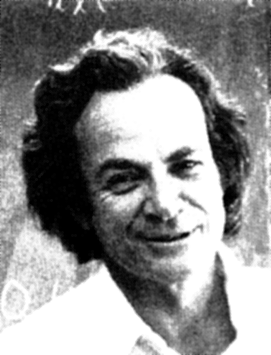
#> input picture image_quilting/samples/feynman.tiff, 271 x 355 px
$ python main.py
#> lines starting #> are read from the running program, lines starting #| are printed output that depends on the picture; after the words box and inside, x2 and y2 are one past the last pixel; in counts of white or black regions, pixels touching at a corner belong together
import cv2
import numpy as np
import matplotlib.pyplot as plt
import os
from random import random
import time
import utils
from utils import cut

# [22 lines left out: function quilt_random, not called in this run]

def ssd_patch(template, mask, input_image):
    template = template/1.0
    mask = mask/1.0
    input_image = input_image/1.0
    ssd_cost = np.zeros((input_image.shape[0], input_image.shape[1]))

    for i in range(3):
        mask_temp = mask[:, :, i]**2
        template_temp = template[:, :, i]**2
        input_temp = input_image[:, :, i]**2
        ssd_cost += np.sum(template_temp* mask_temp) - 2*cv2.filter2D(input_temp, ddepth = -1, kernel = mask_temp*template_temp) + cv2.filter2D(input_temp**2, ddepth = -1, kernel = mask_temp)
    return ssd_cost

def choose_sample(cost_image, tol):
    flat_costs = cost_image.flatten()

    sorted_indices = np.argsort(flat_costs)
    chosen_index = np.random.choice(sorted_indices[:tol])
    chosen_y, chosen_x = np.unravel_index(chosen_index, cost_image.shape)
    return chosen_y, chosen_x

# [46 lines left out: function quilt_simple, not called in this run]

def BND(patch, overlap):
    BND = np.sum((overlap - patch)**2, axis = 2)
    return BND


# [69 lines left out: function quilt_cut, not called in this run]

def texture_transfer(sample, patch_size, overlap, tol, guidance_im, alpha):
    """
    Samples square patches of size patchsize from sample using seam finding in order to create an output image of size outsize.
    Feel free to modify function parameters
    :param sample: numpy.ndarray
    :param patch_size: int
    :param overlap: int
    :param tol: float
    :param guidance_im: target overall appearance for the output
    :param alpha: float 0-1 for strength of target
    :return: numpy.ndarray
    """
    height, width, channel = sample.shape

    step_size = patch_size - overlap

    new_texture = np.zeros((height, width, channel), dtype = np.uint8)

    template = np.zeros((patch_size, patch_size, channel), dtype = np.uint8)

    for y in range(0, out_size, step_size):
        if(y + patch_size >= height or y + patch_size >= guidance_im.shape[0]):
            break
        for x in range(0, out_size, step_size):
            if(x == 0 and y == 0):
                rand_y = np.random.randint(0, height - patch_size + 1)
                rand_x = np.random.randint(0, width - patch_size + 1)
                new_texture[y:y+patch_size, x:x+patch_size] = sample[rand_y:rand_y+patch_size, rand_x:rand_x+patch_size]
            else:
                if(x + patch_size >= width or x + patch_size >= guidance_im.shape[1]):
                    continue
                template = new_texture[y:y+patch_size, x:x+patch_size]
                target = guidance_im[y: y + patch_size, x: x + patch_size]
                mask = np.zeros_like(template)

                if(x != 0):
                    mask[:, :overlap] = 1
                if(y != 0):
                    mask[:overlap, :] = 1

                cost_image1 = ssd_patch(template, mask, sample)
                cost_image2 = ssd_patch(target, mask, sample)

                cost_image = cost_image1*alpha + cost_image2*(1 - alpha)

                chosen_y, chosen_x = choose_sample(cost_image[patch_size//2 + 1:width - patch_size //2 - 1, patch_size//2 + 1:height - patch_size //2 - 1], tol)

                temp_texture = sample[chosen_y: chosen_y + patch_size, chosen_x : chosen_x + patch_size]

                mask_seam_horizontal = np.ones((patch_size, patch_size), dtype = bool)
                mask_seam_vertical = np.ones((patch_size, patch_size), dtype = bool)


                horizontal_overlap = temp_texture[:overlap, :]
                horizontal_patch = new_texture[y:y + overlap, x: x + patch_size]
                if(horizontal_overlap.shape != horizontal_patch.shape):
                    horizontal_overlap = horizontal_patch[:horizontal_overlap.shape[0], :horizontal_overlap.shape[1]]
                bnd_horizontal = BND(horizontal_overlap, horizontal_patch)
                horizontal_mask = cut(bnd_horizontal.T).T
                vertical_overlap = temp_texture[:, :overlap]
                vertical_patch = new_texture[y:y + patch_size, x: x + overlap]
                if(vertical_overlap.shape != vertical_patch.shape):
                    vertical_patch = vertical_overlap[:vertical_patch.shape[0], :vertical_patch.shape[1]]
                bnd_vertical = BND(vertical_overlap, vertical_patch)
                vertical_mask = cut(bnd_vertical)

                mask_seam_horizontal[:horizontal_mask.shape[0], :horizontal_mask.shape[1]] = horizontal_mask
                mask_seam_vertical[:vertical_mask.shape[0], :vertical_mask.shape[1]] = vertical_mask

                mask_seam = np.logical_and(mask_seam_horizontal, mask_seam_vertical)
                if(temp_texture.shape == (25, 25, 3)):
                    new_texture[y:y+patch_size, x:x+patch_size] = temp_texture[:mask_seam.shape[0], :mask_seam.shape[1]]

    return new_texture


# [29 lines of commented-out code are left out]

sample_img_fn = 'samples/feynman.tiff' # feel free to change
texture_img = cv2.cvtColor(cv2.imread(sample_img_fn), cv2.COLOR_BGR2RGB)
#> texture_img is the input picture: shape (355, 271, 3); min 0, max 255, mean 140.1
sample_img_fn = 'samples/toast.jpg' # feel free to change
guidance_img = cv2.cvtColor(cv2.imread(sample_img_fn), cv2.COLOR_BGR2RGB)
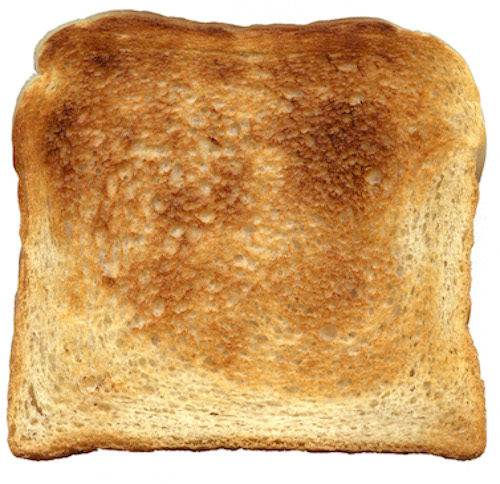
#> input picture image_quilting/samples/toast.jpg, 500 x 484 px
patch_size = 25
overlap = 11
tol = 3
alpha = 0.5
out_size = 300
res = texture_transfer(texture_img, patch_size, overlap, tol, guidance_img, alpha)
#> the loop in texture_transfer, `for y in range(0, out_size, step_size):` made 1 pass
#> pass 1, in ssd_patch, `template = template/1.0`:
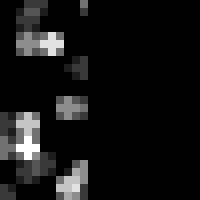
#> template: shape (25, 25, 3) float64 (shown 8 times larger); min 0, max 9, mean 0.702; drawn with min black and max white
#> pass 1, in ssd_patch, `mask = mask/1.0`:
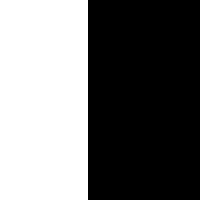
#> mask: shape (25, 25, 3) float64 (shown 8 times larger); values 0 (black) and 1 (white), 44% white; 1 white region, box (x1, y1, x2, y2) and area: (0, 0, 11, 25) 275
#> after the loop in texture_transfer, `for y in range(0, out_size, step_size):`: mask_seam_horizontal: shape (25, 25) bool; every value is 1
#> after the loop in texture_transfer, `for y in range(0, out_size, step_size):`:
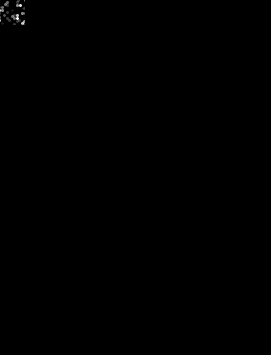
#> new_texture: shape (355, 271, 3); min 0, max 9, mean 0.00763; drawn with min black and max white
#> after the loop in texture_transfer, `for y in range(0, out_size, step_size):`: target: shape (25, 25, 3); every value is 255
#> (the run stopped early here; a loop or call above may not have finished)
